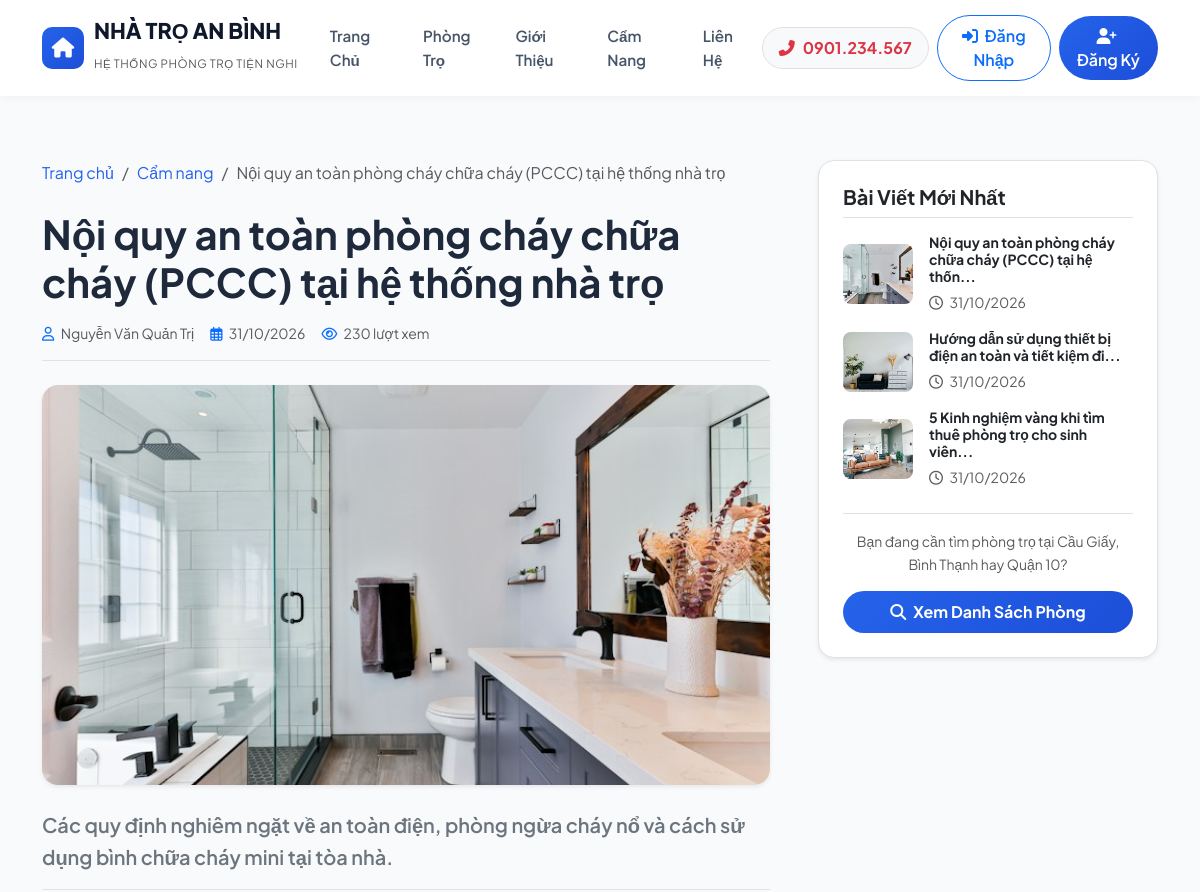
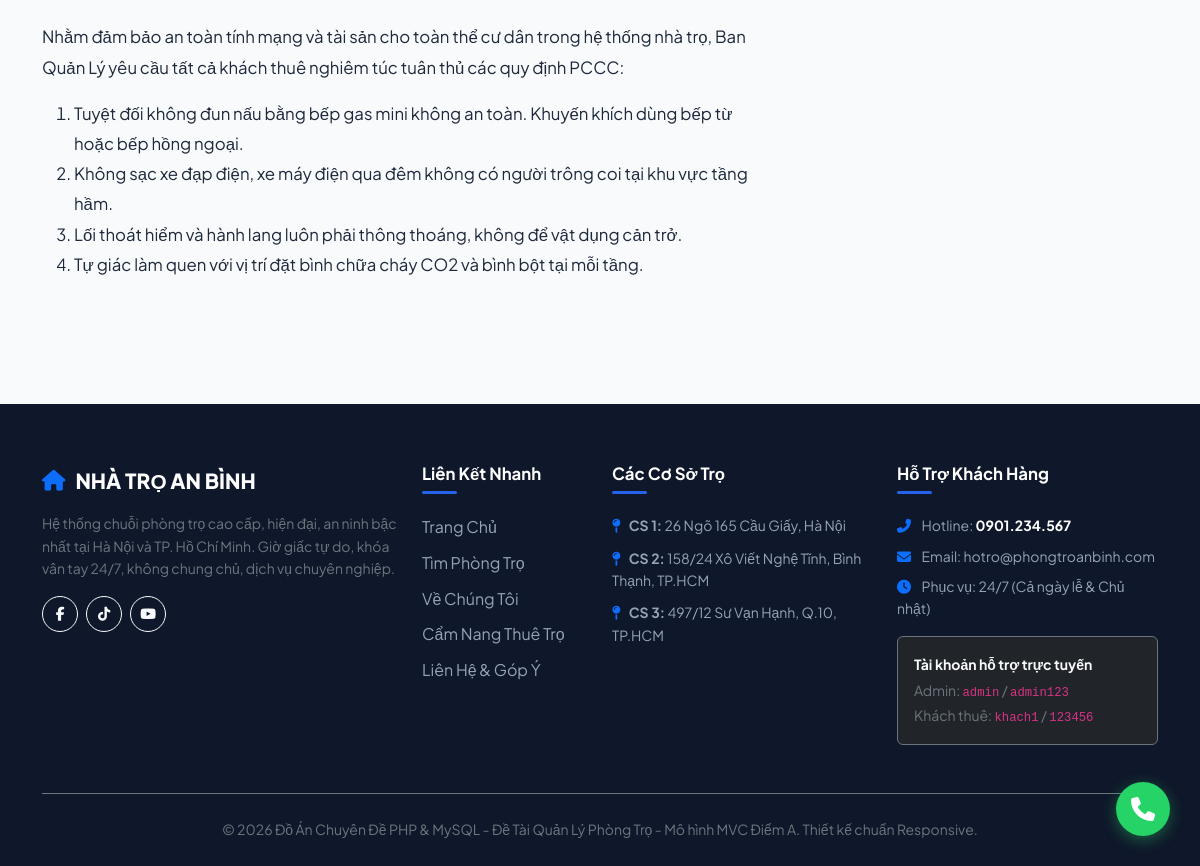
The app's page /home/postDetail/noi-quy-an-toan-pccc-tai-he-thong-nha-tro with its own data (2 pictures, top to bottom).
### tables this page shows
CREATE TABLE `posts` (
    `id` INT AUTO_INCREMENT PRIMARY KEY,
    `title` VARCHAR(255) NOT NULL,
    `slug` VARCHAR(255) NOT NULL,
    `summary` TEXT NOT NULL,
    `content` LONGTEXT NOT NULL,
    `image` VARCHAR(255) NULL,
    `author_id` INT NOT NULL,
    `views` INT NOT NULL DEFAULT 0,
    `status` TINYINT NOT NULL DEFAULT 1,
    `created_at` DATETIME DEFAULT CURRENT_TIMESTAMP,
    FOREIGN KEY (`author_id`) REFERENCES `users`(`id`) ON DELETE CASCADE
);

CREATE TABLE `users` (
    `id` INT AUTO_INCREMENT PRIMARY KEY,
    `role_id` INT NOT NULL DEFAULT 2,
    `username` VARCHAR(50) NOT NULL UNIQUE,
    `password` VARCHAR(255) NOT NULL,
    `full_name` VARCHAR(100) NOT NULL,
    `email` VARCHAR(100) NOT NULL UNIQUE,
    `phone` VARCHAR(20) NOT NULL,
    `avatar` VARCHAR(255) DEFAULT 'assets/images/avatar-default.png',
    `status` TINYINT NOT NULL DEFAULT 1,
    `created_at` DATETIME DEFAULT CURRENT_TIMESTAMP,
    `updated_at` DATETIME DEFAULT CURRENT_TIMESTAMP ON UPDATE CURRENT_TIMESTAMP,
    FOREIGN KEY (`role_id`) REFERENCES `roles`(`id`) ON DELETE RESTRICT
);

### app/controllers/HomeController.php (called while the page is built, shortened)
<?php
class HomeController extends Controller {
    public function postDetail(string $slug = ''): void {
        $postModel = $this->model('Post');
        $post = $postModel->getBySlug($slug);
        $postModel->incrementViews($post['id']);
        $relatedPosts = $postModel->getActivePosts(4);
        $data = [
            'pageTitle' => $post['title'],
            'post' => $post,
            'relatedPosts' => $relatedPosts
        ];
        $this->view('home/post_detail', $data);
    }
}

### app/core/App.php (called while the page is built, shortened)
<?php
class App {
    protected string $method = 'index';
    public function __construct() {
        $url = $this->parseUrl();
        if (!empty($url[0])) {
            $candidateName = ucfirst($url[0]) . 'Controller';
            if (file_exists(APP_PATH . '/controllers/' . $candidateName . '.php')) {
                unset($url[0]);
            }
        }
        $controllerInstance = new $this->controllerName();
        if (!empty($url[1])) {
            $candidateMethod = $url[1];
            if (method_exists($controllerInstance, $candidateMethod)) {
                $this->method = $candidateMethod;
                unset($url[1]);
            }
        }
        $this->params = $url ? array_values($url) : [];
        call_user_func_array([$controllerInstance, $this->method], $this->params);
    }
    protected function parseUrl(): array {
        if (isset($_GET['url']) && !empty(trim($_GET['url']))) {
            return explode('/', filter_var(rtrim($_GET['url'], '/'), FILTER_SANITIZE_URL));
        }
        $requestUri = parse_url($_SERVER['REQUEST_URI'] ?? '', PHP_URL_PATH);
        $requestUri = trim($requestUri, '/');
        return explode('/', filter_var($requestUri, FILTER_SANITIZE_URL));
    }
}

### index.php (called while the page is built, shortened)
<?php
require_once APP_PATH . '/core/Database.php';
require_once APP_PATH . '/core/Model.php';
require_once APP_PATH . '/core/Controller.php';
require_once APP_PATH . '/core/Helpers.php';
require_once APP_PATH . '/core/App.php';
$app = new App();

### app/core/Database.php (called while the page is built, shortened)
<?php
class Database {
    private static ?PDO $instance = null;
    public static function getInstance(): PDO {
        if (self::$instance === null) {
            $dsn = "mysql:host=" . DB_HOST . ";port=" . DB_PORT . ";dbname=" . DB_NAME . ";charset=" . DB_CHARSET;
            $options = [
                PDO::ATTR_ERRMODE            => PDO::ERRMODE_EXCEPTION,
                PDO::ATTR_DEFAULT_FETCH_MODE => PDO::FETCH_ASSOC,
                PDO::ATTR_EMULATE_PREPARES   => false,
                PDO::MYSQL_ATTR_INIT_COMMAND => "SET NAMES utf8mb4 COLLATE utf8mb4_unicode_ci"
            ];
            try {
                self::$instance = new PDO($dsn, DB_USER, DB_PASS, $options);
            } catch (PDOException $e) {
                die("<h3>Lỗi kết nối Cơ sở dữ liệu:</h3> " . htmlspecialchars($e->getMessage()) .
                    "<br><br><i>Vui lòng kiểm tra file cấu hình <code>app/config/config.php</code> và đảm bảo MySQL đang chạy trong XAMPP.</i>");
            }
        }
        return self::$instance;
    }
}

### app/models/Post.php (called while the page is built, shortened)
<?php
class Post extends Model {
    public function getActivePosts(int $limit = 6): array {
        $sql = "SELECT p.*, u.full_name as author_name
                FROM posts p
                JOIN users u ON p.author_id = u.id
                WHERE p.status = 1
                ORDER BY p.id DESC
                LIMIT {$limit}";
        return $this->query($sql);
    }
    public function getBySlug(string $slug): ?array {
        $sql = "SELECT p.*, u.full_name as author_name
                FROM posts p
                JOIN users u ON p.author_id = u.id
                WHERE p.slug = :slug AND p.status = 1
                LIMIT 1";
        return $this->queryOne($sql, [':slug' => $slug]);
    }
}

### app/core/Model.php (called while the page is built, shortened)
<?php
class Model {
    protected PDO $db;
    public function __construct() {
        $this->db = Database::getInstance();
    }
    public function query(string $sql, array $params = []): array {
        $stmt = $this->db->prepare($sql);
        $stmt->execute($params);
        return $stmt->fetchAll();
    }
    public function queryOne(string $sql, array $params = []): ?array {
        $stmt = $this->db->prepare($sql);
        $stmt->execute($params);
        $result = $stmt->fetch();
        return $result ?: null;
    }
}

### app/core/Helpers.php (called while the page is built, shortened)
<?php
function formatDate(?string $date, string $format = 'd/m/Y'): string {
    $timestamp = strtotime($date);
    return $timestamp ? date($format, $timestamp) : '';
}
function truncateText(string $text, int $limit = 100): string {
    $cleanText = strip_tags($text);
    return mb_substr($cleanText, 0, $limit, 'UTF-8') . '...';
}

### app/views/home/post_detail.php (the view)
<?php require_once VIEW_PATH . '/layouts/header.php'; ?>
<div class="container py-5">
    <div class="row g-5">
        <div class="col-lg-8">
            <nav aria-label="breadcrumb" class="mb-4">
                <ol class="breadcrumb">
                    <li class="breadcrumb-item"><a href="<?= BASE_URL ?>/">Trang chủ</a></li>
                    <li class="breadcrumb-item"><a href="<?= BASE_URL ?>/home/news">Cẩm nang</a></li>
                    <li class="breadcrumb-item active" aria-current="page"><?= htmlspecialchars($post['title']) ?></li>
                </ol>
            </nav>
            <h1 class="fw-bold mb-3"><?= htmlspecialchars($post['title']) ?></h1>
            <div class="d-flex align-items-center gap-3 text-muted small pb-3 mb-4 border-bottom">
                <span><i class="far fa-user me-1 text-primary"></i> <?= htmlspecialchars($post['author_name']) ?></span>
                <span><i class="far fa-calendar-alt me-1 text-primary"></i> <?= formatDate($post['created_at']) ?></span>
                <span><i class="far fa-eye me-1 text-primary"></i> <?= $post['views'] ?> lượt xem</span>
            </div>
            <div class="mb-4">
                <img src="<?= BASE_URL ?>/<?= $post['image'] ?: 'assets/images/posts/post1.jpg' ?>" class="img-fluid rounded-4 shadow-sm w-100" style="max-height: 400px; object-fit: cover;" alt="<?= htmlspecialchars($post['title']) ?>">
            </div>
            <div class="lead text-secondary fw-semibold mb-4 pb-3 border-bottom">
                <?= nl2br(htmlspecialchars($post['summary'])) ?>
            </div>
            <div class="post-content" style="line-height: 1.8; font-size: 1.05rem;">
                <?= $post['content'] ?>
            </div>
        </div>
        <div class="col-lg-4">
            <div class="card border rounded-4 p-4 shadow-sm bg-white sticky-top" style="top: 100px;">
                <h5 class="fw-bold mb-3 pb-2 border-bottom">Bài Viết Mới Nhất</h5>
                <div class="d-flex flex-column gap-3">
                    <?php foreach ($relatedPosts as $rel): ?>
                        <div class="d-flex gap-3 align-items-center">
                            <img src="<?= BASE_URL ?>/<?= $rel['image'] ?: 'assets/images/posts/post1.jpg' ?>" class="rounded-3" width="70" height="60" style="object-fit: cover;" alt="<?= htmlspecialchars($rel['title']) ?>">
                            <div>
                                <h6 class="small fw-bold mb-1">
                                    <a href="<?= BASE_URL ?>/home/postDetail/<?= $rel['slug'] ?>" class="text-dark"><?= truncateText($rel['title'], 55) ?></a>
                                </h6>
                                <small class="text-muted"><i class="far fa-clock me-1"></i> <?= formatDate($rel['created_at']) ?></small>
                            </div>
                        </div>
                    <?php endforeach; ?>
                </div>
                <div class="mt-4 pt-3 border-top text-center">
                    <p class="small text-muted mb-3">Bạn đang cần tìm phòng trọ tại Cầu Giấy, Bình Thạnh hay Quận 10?</p>
                    <a href="<?= BASE_URL ?>/room" class="btn btn-primary-custom w-100 rounded-pill fw-bold">
                        <i class="fas fa-search me-1"></i> Xem Danh Sách Phòng
                    </a>
                </div>
            </div>
        </div>
    </div>
</div>
<?php require_once VIEW_PATH . '/layouts/footer.php'; ?>

### assets/css/style.css (style rules this page uses)
:root { --primary-color: #2563eb; --primary-dark: #1d4ed8; --primary-light: #eff6ff; --secondary-color: #0f172a; --accent-color: #f59e0b; --success-color: #10b981; --danger-color: #ef4444; --background: #f8fafc; --card-bg: #ffffff; --text-main: #1e293b; --text-muted: #64748b; --border-color: #e2e8f0; --radius: 12px; --shadow-sm: 0 1px 2px 0 rgba(0, 0, 0, 0.05); --shadow: 0 4px 6px -1px rgba(0, 0, 0, 0.1), 0 2px 4px -1px rgba(0, 0, 0, 0.06); --shadow-lg: 0 10px 15px -3px rgba(0, 0, 0, 0.1), 0 4px 6px -2px rgba(0, 0, 0, 0.05); }
body { font-family: 'Plus Jakarta Sans', sans-serif; background-color: var(--background); color: var(--text-main); line-height: 1.6; overflow-x: hidden; }
a { color: var(--primary-color); text-decoration: none; transition: all 0.2s ease-in-out; }
.btn-primary-custom { background: linear-gradient(135deg, #2563eb, #1d4ed8); border: none; color: white; font-weight: 600; padding: 9px 20px; border-radius: 8px; transition: all 0.2s; }

### records on screen
posts: title "Nội quy an toàn phòng cháy chữa cháy (PCCC) tại hệ thống nhà trọ", created_at "31/10/2026", views "230", image (picture), summary "Các quy định nghiêm ngặt về an toàn điện, phòng ngừa cháy nổ và cách sử dụng bình chữa cháy mini tại tòa nhà.", content "Nhằm đảm bảo an toàn tính mạng và tài sản cho toàn thể cư dân trong hệ thống nhà trọ, Ban Quản Lý yêu cầu tất cả khách thuê nghiêm túc tuân thủ các quy định PCCC: Tuyệt đối không đun nấu bằng bếp gas mini không an toàn. Khuyến khích dùng bếp từ hoặc bếp hồng ngoại. Không sạc xe đạp điện, xe máy điện qua đêm không có người trông coi tại khu vực tầng hầm. Lối thoát hiểm và hành lang luôn phải thông thoáng, không để vật dụng cản trở. Tự giác làm quen với vị trí đặt bình chữa cháy CO2 và bình bột tại mỗi tầng.", title "Nội quy an toàn phòng cháy chữa cháy (PCCC) tại hệ thốn..."
users: full_name "Nguyễn Văn Quản Trị"
posts: image (picture), title "Hướng dẫn sử dụng thiết bị điện an toàn và tiết kiệm đi...", created_at "31/10/2026"
posts: image (picture), title "5 Kinh nghiệm vàng khi tìm thuê phòng trọ cho sinh viên...", created_at "31/10/2026"
